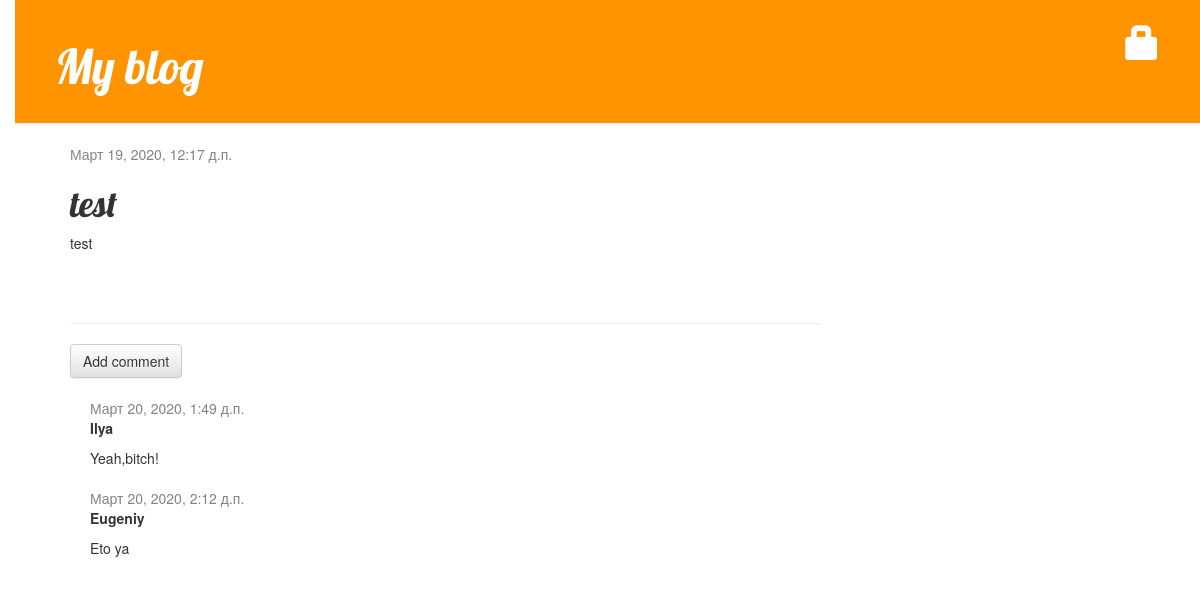
The page /post/10/ on the database its author committed.
### blog/models.py (models this page shows, shortened)
class Post(models.Model):
    author = models.ForeignKey(settings.AUTH_USER_MODEL,on_delete = models.CASCADE)
    title = models.CharField('название статьи',max_length = 200)
    text = models.TextField('текст статьи')
    created_date = models.DateTimeField('дата создания',default = timezone.now())
    published_date = models.DateTimeField('дата публикации',blank = True,null = True)
    class Meta():
        verbose_name = 'Статья'
        verbose_name_plural = 'Статьи'

class Comment(models.Model):
    post = models.ForeignKey(Post,on_delete=models.CASCADE,related_name='comments')
    author = models.CharField('имя автора',max_length=200)
    text = models.TextField('текст комментария')
    created_date = models.DateTimeField('дата публикации',default=timezone.now())
    approved_comment = models.BooleanField('одобрение комментария',default=False)
    class Meta():
        verbose_name = 'Комментарий'
        verbose_name_plural = 'Комментарии'

### blog/views.py (the view)
# urls.py: path('post/<int:pk>/',views.post_detail,name='post_detail'),
def post_detail(request,pk):
    post = get_object_or_404(Post,pk=pk)
    return render(request,'blog/post_detail.html',{'post':post})

### blog/templates/blog/post_detail.html (shortened to what this page needs)
{% extends 'blog/base.html' %}
{% block content %}
  <div class="post">
    {% if post.published_date %}
      <div class="date">
        {{ post.published_date }}
      </div>
    {% else  %}
      <a href="{% url 'publish' post.pk %}" class="btn btn-default" >Publish</a>
    {% endif %}
    <h1>{{ post.title }}</h1>
    <p>{{ post.text|linebreaksbr }}</p>
  </div>
  <hr>
  <a href="{% url 'add_comment_to_post' pk=post.pk %}" class='btn btn-default'>Add comment</a>
  {% for comment in post.comments.all %}
     {% if user.is_authenticated or comment.approved_comment %}
      <div class="comment">
        <div class="date">{{ comment.created_date }}
        </div>
        <strong>{{ comment.author }}</strong>
        <p>{{ comment.text|linebreaks }}</p>
      </div>
    {% endif %}
  {% empty %}
    <p>No comments here yet :(</p>
  {% endfor %}
{% endblock %}

### blog/static/css/blog.css (style rules this page uses)
body { padding-left: 15px; }
h1,h2,h3,h4 { font-family: 'Lobster',cursive; }
.date { color: #828282; }
.post { margin-bottom: 70px; }
.comment { margin: 20px 0px 20px 20px; }

### rows shown on the page
Post: published_date "Март 19, 2020, 12:17 д.п.", title "test", text "test"
Comment: created_date "Март 20, 2020, 1:49 д.п.", author "Ilya", text "Yeah,bitch!"
Comment: created_date "Март 20, 2020, 2:12 д.п.", author "Eugeniy", text "Eto ya"
